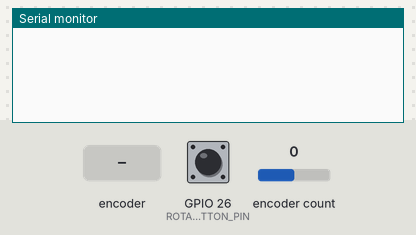
A sketch run on a simulated ESP32. On the bench: the last lines printed to the serial monitor. The inputs (shaded band) are chosen by the test bench; at power-on: encoder count 0, GPIO 26 (ROTARY_ENCODER_BUTTON_PIN) HIGH.

Above: at 1.2 s.
1.3 s: encoder count set to 1
At 1.7 s:
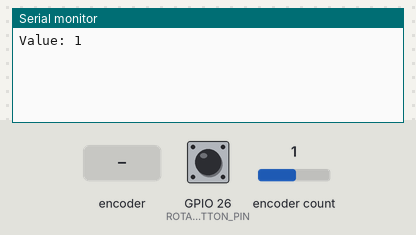
2.8 s: rotary encoder on GPIO 26 (ROTARY_ENCODER_BUTTON_PIN) / GPIO 25 (ROTARY_ENCODER_B_PIN) turned 1 step (first pin leading)
At 3.6 s:
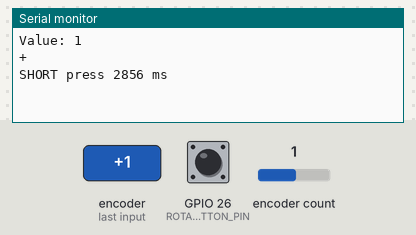
4.5 s: encoder count set to 2
At 5.6 s:
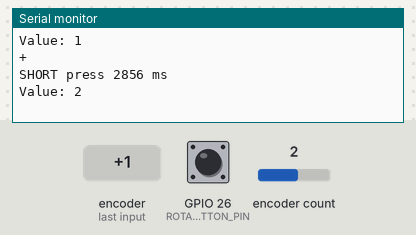
6.0 s: rotary encoder on GPIO 26 (ROTARY_ENCODER_BUTTON_PIN) / GPIO 25 (ROTARY_ENCODER_B_PIN) turned 1 step (first pin leading)
At 7.6 s:
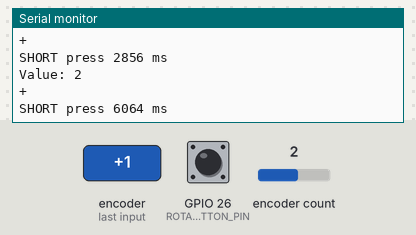

Measured:
- after the input at 1.3 s, the serial monitor: prints a new line at once (image 1)
- after the input at 2.8 s, the serial monitor: prints a new line at once (image 2)
- after the input at 4.5 s, the serial monitor: prints a new line at once (image 3)
- after the input at 6.0 s, the serial monitor: prints a new line at once (image 4)

The sketch:

recuperator.ino
```cpp
#include "AiEsp32RotaryEncoder.h"
#include "Arduino.h"

#if defined(ESP8266)
#define ROTARY_ENCODER_A_PIN D6
#define ROTARY_ENCODER_B_PIN D5
#define ROTARY_ENCODER_BUTTON_PIN D7
#else
#define ROTARY_ENCODER_A_PIN 33
#define ROTARY_ENCODER_B_PIN 25
#define ROTARY_ENCODER_BUTTON_PIN 26
#endif
#define ROTARY_ENCODER_VCC_PIN -1 /* 27 put -1 of Rotary encoder Vcc is connected directly to 3,3V; else you can use declared output pin for powering rotary encoder */

//depending on your encoder - try 1,2 or 4 to get expected behaviour
//#define ROTARY_ENCODER_STEPS 1
//#define ROTARY_ENCODER_STEPS 2
#define ROTARY_ENCODER_STEPS 4

//instead of changing here, rather change numbers above
AiEsp32RotaryEncoder rotaryEncoder = AiEsp32RotaryEncoder(ROTARY_ENCODER_A_PIN, ROTARY_ENCODER_B_PIN, ROTARY_ENCODER_BUTTON_PIN, ROTARY_ENCODER_VCC_PIN, ROTARY_ENCODER_STEPS);

//RTOS==========================================================================================================================================================
// Task handles
TaskHandle_t EncoderTask = NULL;


unsigned long shortPressAfterMiliseconds = 50;   //how long short press shoud be. Do not set too low to avoid bouncing (false press events).
unsigned long longPressAfterMiliseconds = 700;  //how long čong press shoud be.


void on_button_short_click() {
  Serial.print("SHORT press ");
  Serial.print(millis());
  Serial.println(" ms");
}

void on_button_long_click() {
  Serial.print("LONG press ");
  Serial.print(millis());
  Serial.println(" ms");
}

void handle_rotary_button() {
  static unsigned long lastTimeButtonDown = 0;
  static bool wasButtonDown = false;

  bool isEncoderButtonDown = rotaryEncoder.isEncoderButtonDown();
  //isEncoderButtonDown = !isEncoderButtonDown; //uncomment this line if your button is reversed

  if (isEncoderButtonDown) {
    Serial.print("+");  //REMOVE THIS LINE IF YOU DONT WANT TO SEE
    if (!wasButtonDown) {
      //start measuring
      lastTimeButtonDown = millis();
    }
    //else we wait since button is still down
    wasButtonDown = true;
    return;
  }

  //button is up
  if (wasButtonDown) {
    Serial.println("");  //REMOVE THIS LINE IF YOU DONT WANT TO SEE
    //click happened, lets see if it was short click, long click or just too short
    if (millis() - lastTimeButtonDown >= longPressAfterMiliseconds) {
      on_button_long_click();
    } else if (millis() - lastTimeButtonDown >= shortPressAfterMiliseconds) {
      on_button_short_click();
    }
  }
  wasButtonDown = false;
}

void rotary_loop(void *pvParameters) {
  while(true){
    //dont print anything unless value changed
    if (rotaryEncoder.encoderChanged()) {
      Serial.print("Value: ");
      Serial.println(rotaryEncoder.readEncoder());
    }
  handle_rotary_button();

    vTaskDelay(50 / portTICK_PERIOD_MS); // Delay for 1000 ms
  }
}

void IRAM_ATTR readEncoderISR() {
  rotaryEncoder.readEncoder_ISR();
}

void setup() {
  Serial.begin(115200);

  rotaryEncoder.begin();
  rotaryEncoder.setup(readEncoderISR);
  bool circleValues = false;
  rotaryEncoder.setBoundaries(0, 1000, circleValues);  //minValue, maxValue, circleValues true|false (when max go to min and vice versa)
  rotaryEncoder.setAcceleration(25);  //or set the value - larger number = more accelearation; 0 or 1 means disabled acceleration


  //RTOS tasks
  xTaskCreate(
    rotary_loop,              // Function that implements the task
    "EncoderTask",            // Name of the task
    1000,               // Stack size in words
    NULL,               // Task input parameter
    1,                  // Priority of the task
    &EncoderTask        // Task handle
  );
}

void loop() {

}
```
